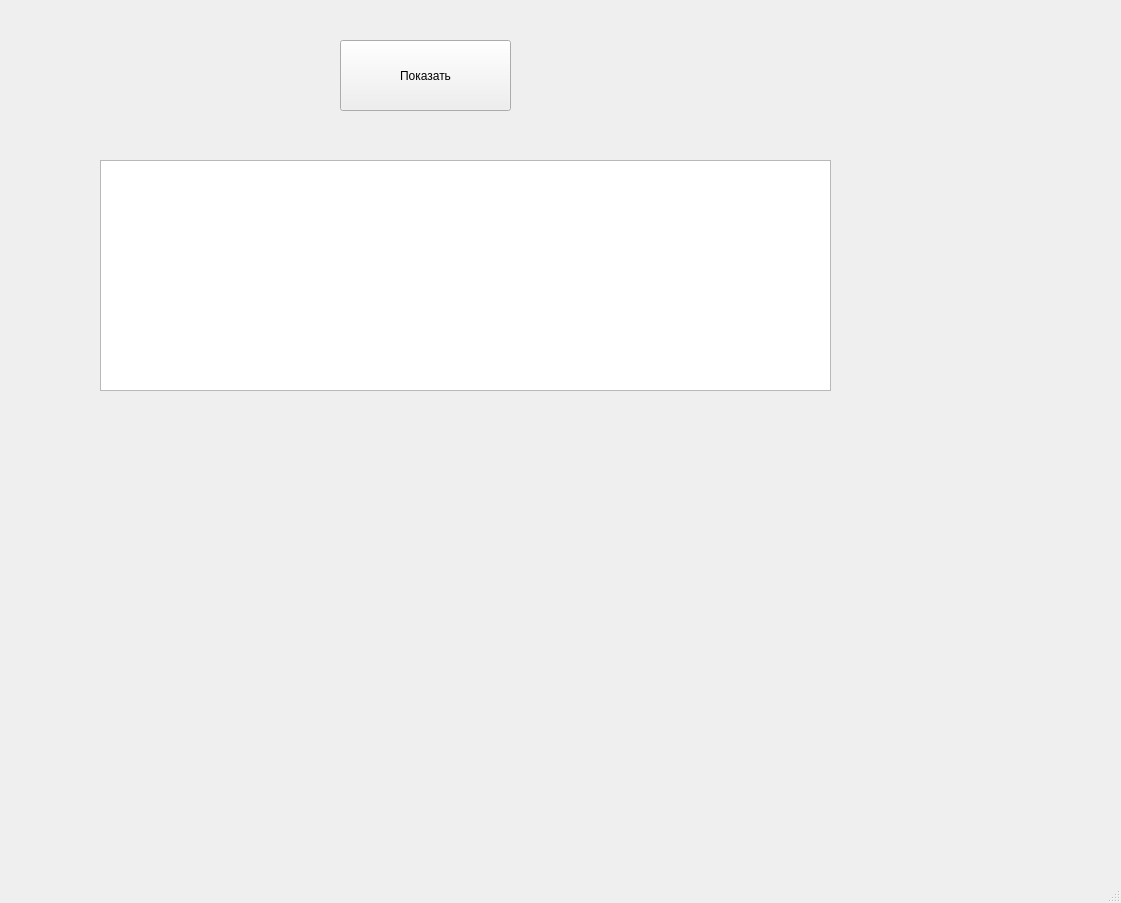
<?xml version="1.0" encoding="UTF-8"?>
<ui version="4.0">
 <class>MainWindow</class>
 <widget class="QMainWindow" name="MainWindow">
  <property name="geometry">
   <rect>
    <x>0</x>
    <y>0</y>
    <width>1121</width>
    <height>903</height>
   </rect>
  </property>
  <property name="windowTitle">
   <string>MainWindow</string>
  </property>
  <widget class="QWidget" name="centralwidget">
   <widget class="QPushButton" name="to_start">
    <property name="geometry">
     <rect>
      <x>340</x>
      <y>40</y>
      <width>171</width>
      <height>71</height>
     </rect>
    </property>
    <property name="text">
     <string>Показать</string>
    </property>
   </widget>
   <widget class="QTableWidget" name="tableWidget">
    <property name="geometry">
     <rect>
      <x>100</x>
      <y>160</y>
      <width>731</width>
      <height>231</height>
     </rect>
    </property>
   </widget>
  </widget>
  <widget class="QMenuBar" name="menubar">
   <property name="geometry">
    <rect>
     <x>0</x>
     <y>0</y>
     <width>1121</width>
     <height>21</height>
    </rect>
   </property>
  </widget>
  <widget class="QStatusBar" name="statusbar"/>
 </widget>
 <resources/>
 <connections/>
</ui>
